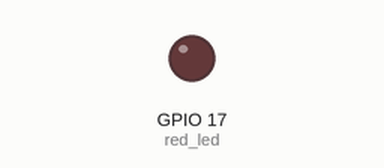
A program run on a simulated Raspberry Pi (BCM pin numbers). Parts: output pins drawn as LEDs (lit = HIGH). Random numbers come from a fixed seed.

Above: at 0.2 s.
At 26.7 s:
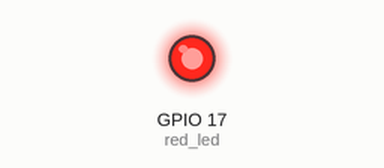
Timing chart, 0 to 40.0 s (numbered marks = the images above):
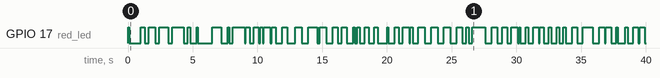

Measured:
- by itself, GPIO 17 (red_led): LOW → HIGH at 0.00 s, → LOW 0.10 s later, → HIGH 0.90 s later, → LOW 0.30 s later, … (106 changes in this stretch)

The program:

random_blink.py
```python
from gpiozero import LED
from time import sleep
import random

red_led = LED(17)

while True:
    red_led.on()
    sleep(float(random.randint(0, 5) / 10))
    red_led.off()
    sleep(float(random.randint(0, 5) / 10))
```
